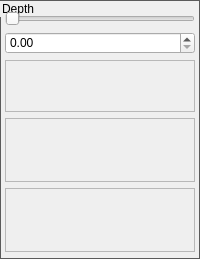
              <widget class="QGroupBox" name="groupBox_13">
               <property name="sizePolicy">
                <sizepolicy hsizetype="Preferred" vsizetype="Preferred">
                 <horstretch>0</horstretch>
                 <verstretch>0</verstretch>
                </sizepolicy>
               </property>
               <property name="styleSheet">
                <string notr="true">QGroupBox{
border: 1px solid #5A5A5A;
}</string>
               </property>
               <property name="title">
                <string>Depth</string>
               </property>
               <property name="alignment">
                <set>Qt::AlignLeading|Qt::AlignLeft|Qt::AlignTop</set>
               </property>
               <layout class="QVBoxLayout" name="verticalLayout_21">
                <property name="spacing">
                 <number>6</number>
                </property>
                <property name="leftMargin">
                 <number>4</number>
                </property>
                <property name="topMargin">
                 <number>10</number>
                </property>
                <property name="rightMargin">
                 <number>4</number>
                </property>
                <property name="bottomMargin">
                 <number>6</number>
                </property>
                <item>
                 <widget class="QSlider" name="depthSlider">
                  <property name="maximum">
                   <number>9999</number>
                  </property>
                  <property name="orientation">
                   <enum>Qt::Horizontal</enum>
                  </property>
                 </widget>
                </item>
                <item>
                 <widget class="QDoubleSpinBox" name="depthSpinbox">
                  <property name="decimals">
                   <number>2</number>
                  </property>
                  <property name="singleStep">
                   <double>0.010000000000000</double>
                  </property>
                 </widget>
                </item>
                <item>
                 <widget class="QFrame" name="frame_28">
                  <property name="frameShape">
                   <enum>QFrame::StyledPanel</enum>
                  </property>
                  <property name="frameShadow">
                   <enum>QFrame::Raised</enum>
                  </property>
                  <layout class="QHBoxLayout" name="horizontalLayout_35">
                   <property name="leftMargin">
                    <number>0</number>
                   </property>
                   <property name="topMargin">
                    <number>0</number>
                   </property>
                   <property name="rightMargin">
                    <number>0</number>
                   </property>
                   <property name="bottomMargin">
                    <number>0</number>
                   </property>
                   <item>
                    <widget class="QPushButton" name="setAllDepthBtn">
                     <property name="minimumSize">
                      <size>
                       <width>25</width>
                       <height>25</height>
                      </size>
                     </property>
                     <property name="maximumSize">
                      <size>
                       <width>50</width>
                       <height>50</height>
                      </size>
                     </property>
                     <property name="styleSheet">
                      <string notr="true">QPushButton {
    qproperty-icon: url(&quot; &quot;); /* empty image */
    qproperty-iconSize: 16px 16px; /* space for the background image */
    image: url(:/resources/stickfiguredepth_00001.png);
    width: 50px;
    height: 50px;
    background-repeat: no-repeat;
	border: 0px solid #5A5A5A;
}
QPushButton:hover{
    image: url(:/resources/stickfiguredepth_00002.png);
    background-repeat: no-repeat;
	background-color: rgb(25, 25, 25)
}
QPushButton:pressed{
    image: url(:/resources/stickfiguredepth_00003.png);
    background-repeat: no-repeat;
}
</string>
                     </property>
                     <property name="text">
                      <string/>
                     </property>
                    </widget>
                   </item>
                   <item>
                    <widget class="QPushButton" name="setDepthBtn">
                     <property name="minimumSize">
                      <size>
                       <width>25</width>
                       <height>25</height>
                      </size>
                     </property>
                     <property name="maximumSize">
                      <size>
                       <width>50</width>
                       <height>50</height>
                      </size>
                     </property>
                     <property name="styleSheet">
                      <string notr="true">QPushButton {
    qproperty-icon: url(&quot; &quot;); /* empty image */
    qproperty-iconSize: 16px 16px; /* space for the background image */
    image: url(:/resources/stickdepth_00001.png);
    width: 50px;
    height: 50px;
    background-repeat: no-repeat;
	border: 0px solid #5A5A5A;
}
QPushButton:hover{
    image: url(:/resources/stickdepth_00002.png);
    background-repeat: no-repeat;
	background-color: rgb(25, 25, 25)
}
QPushButton:pressed{
    image: url(:/resources/stickdepth_00003.png);
    background-repeat: no-repeat;
}
</string>
                     </property>
                     <property name="text">
                      <string/>
                     </property>
                    </widget>
                   </item>
                  </layout>
                 </widget>
                </item>
                <item>
                 <widget class="QFrame" name="frame_41">
                  <property name="frameShape">
                   <enum>QFrame::StyledPanel</enum>
                  </property>
                  <property name="frameShadow">
                   <enum>QFrame::Raised</enum>
                  </property>
                  <layout class="QHBoxLayout" name="horizontalLayout_47">
                   <property name="leftMargin">
                    <number>0</number>
                   </property>
                   <property name="topMargin">
                    <number>0</number>
                   </property>
                   <property name="rightMargin">
                    <number>0</number>
                   </property>
                   <property name="bottomMargin">
                    <number>12</number>
                   </property>
                   <item>
                    <widget class="QPushButton" name="moveStickUp">
                     <property name="minimumSize">
                      <size>
                       <width>25</width>
                       <height>25</height>
                      </size>
                     </property>
                     <property name="styleSheet">
                      <string notr="true">QPushButton {
    qproperty-icon: url(&quot; &quot;); /* empty image */
    qproperty-iconSize: 16px 16px; /* space for the background image */
    image: url(:/resources/singletopstick_00001.png);
    width: 50px;
    height: 50px;
    background-repeat: no-repeat;
	border: 0px solid #5A5A5A;
}
QPushButton:hover{
    image: url(:/resources/singletopstick_00002.png);
    background-repeat: no-repeat;
	background-color: rgb(25, 25, 25)
}
QPushButton:pressed{
    image: url(:/resources/singletopstick_00003.png);
    background-repeat: no-repeat;
}
</string>
                     </property>
                     <property name="text">
                      <string/>
                     </property>
                    </widget>
                   </item>
                   <item>
                    <widget class="QPushButton" name="moveStickDown">
                     <property name="minimumSize">
                      <size>
                       <width>25</width>
                       <height>25</height>
                      </size>
                     </property>
                     <property name="styleSheet">
                      <string notr="true">QPushButton {
    qproperty-icon: url(&quot; &quot;); /* empty image */
    qproperty-iconSize: 16px 16px; /* space for the background image */
    image: url(:/resources/singlebottomstick_00001.png);
    width: 50px;
    height: 50px;
    background-repeat: no-repeat;
	border: 0px solid #5A5A5A;
}
QPushButton:hover{
    image: url(:/resources/singlebottomstick_00002.png);
    background-repeat: no-repeat;
	background-color: rgb(25, 25, 25)
}
QPushButton:pressed{
    image: url(:/resources/singlebottomstick_00003.png);
    background-repeat: no-repeat;
}
</string>
                     </property>
                     <property name="text">
                      <string/>
                     </property>
                    </widget>
                   </item>
                  </layout>
                 </widget>
                </item>
                <item>
                 <widget class="QFrame" name="frame_29">
                  <property name="frameShape">
                   <enum>QFrame::StyledPanel</enum>
                  </property>
                  <property name="frameShadow">
                   <enum>QFrame::Raised</enum>
                  </property>
                  <layout class="QHBoxLayout" name="horizontalLayout_36">
                   <property name="leftMargin">
                    <number>0</number>
                   </property>
                   <property name="topMargin">
                    <number>0</number>
                   </property>
                   <property name="rightMargin">
                    <number>0</number>
                   </property>
                   <property name="bottomMargin">
                    <number>12</number>
                   </property>
                   <item>
                    <widget class="QPushButton" name="pushToTopBtn">
                     <property name="minimumSize">
                      <size>
                       <width>25</width>
                       <height>25</height>
                      </size>
                     </property>
                     <property name="maximumSize">
                      <size>
                       <width>50</width>
                       <height>50</height>
                      </size>
                     </property>
                     <property name="styleSheet">
                      <string notr="true">QPushButton {
    qproperty-icon: url(&quot; &quot;); /* empty image */
    qproperty-iconSize: 16px 16px; /* space for the background image */
    image: url(:/resources/sticktotop_00001.png);
    width: 50px;
    height: 50px;
    background-repeat: no-repeat;
	border: 0px solid #5A5A5A;
}
QPushButton:hover{
    image: url(:/resources/sticktotop_00002.png);
    background-repeat: no-repeat;
	background-color: rgb(25, 25, 25)
}
QPushButton:pressed{
    image: url(:/resources/sticktotop_00003.png);
    background-repeat: no-repeat;
}
</string>
                     </property>
                     <property name="text">
                      <string/>
                     </property>
                    </widget>
                   </item>
                   <item>
                    <widget class="QPushButton" name="pushToButtonBtn">
                     <property name="minimumSize">
                      <size>
                       <width>25</width>
                       <height>25</height>
                      </size>
                     </property>
                     <property name="maximumSize">
                      <size>
                       <width>50</width>
                       <height>50</height>
                      </size>
                     </property>
                     <property name="styleSheet">
                      <string notr="true">QPushButton {
    qproperty-icon: url(&quot; &quot;); /* empty image */
    qproperty-iconSize: 16px 16px; /* space for the background image */
    image: url(:/resources/sticktobottom_00001.png);
    width: 50px;
    height: 50px;
    background-repeat: no-repeat;
	border: 0px solid #5A5A5A;
}
QPushButton:hover{
    image: url(:/resources/sticktobottom_00002.png);
    background-repeat: no-repeat;
	background-color: rgb(25, 25, 25)
}
QPushButton:pressed{
    image: url(:/resources/sticktobottom_00003.png);
    background-repeat: no-repeat;
}
</string>
                     </property>
                     <property name="text">
                      <string/>
                     </property>
                    </widget>
                   </item>
                  </layout>
                 </widget>
                </item>
               </layout>
              </widget>
